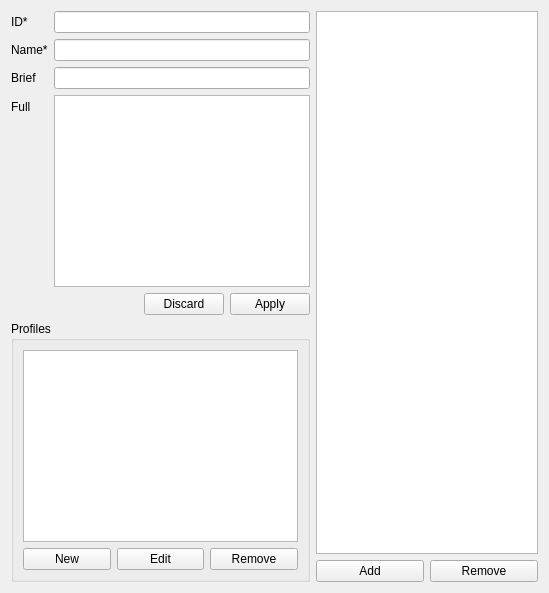
          <widget class="QWidget" name="race_wargearsTab">
           <attribute name="title">
            <string>Wargears</string>
           </attribute>
           <layout class="QHBoxLayout" name="horizontalLayout_7">
            <item>
             <layout class="QVBoxLayout" name="verticalLayout_7">
              <item>
               <layout class="QFormLayout" name="race_wargearForm">
                <property name="fieldGrowthPolicy">
                 <enum>QFormLayout::ExpandingFieldsGrow</enum>
                </property>
                <item row="0" column="0">
                 <widget class="QLabel" name="race_wargear_idLabel">
                  <property name="text">
                   <string>ID*</string>
                  </property>
                 </widget>
                </item>
                <item row="0" column="1">
                 <widget class="QLineEdit" name="race_wargear_idEdit"/>
                </item>
                <item row="1" column="0">
                 <widget class="QLabel" name="race_wargear_nameLabel">
                  <property name="text">
                   <string>Name*</string>
                  </property>
                 </widget>
                </item>
                <item row="1" column="1">
                 <widget class="QLineEdit" name="race_wargear_nameEdit"/>
                </item>
                <item row="2" column="0">
                 <widget class="QLabel" name="race_wargear_briefLabel">
                  <property name="text">
                   <string>Brief</string>
                  </property>
                 </widget>
                </item>
                <item row="2" column="1">
                 <widget class="QLineEdit" name="race_wargear_briefEdit"/>
                </item>
                <item row="3" column="0">
                 <widget class="QLabel" name="race_wargear_fullLabel">
                  <property name="text">
                   <string>Full</string>
                  </property>
                 </widget>
                </item>
                <item row="3" column="1">
                 <widget class="RefPlainTextEdit" name="race_wargear_fullEdit"/>
                </item>
               </layout>
              </item>
              <item>
               <widget class="QDialogButtonBox" name="race_wargearSaveBox">
                <property name="standardButtons">
                 <set>QDialogButtonBox::Apply|QDialogButtonBox::Discard</set>
                </property>
               </widget>
              </item>
              <item>
               <widget class="QGroupBox" name="race_wargear_profilesGroup">
                <property name="title">
                 <string>Profiles</string>
                </property>
                <layout class="QVBoxLayout" name="race_wargear_profileVBox">
                 <item>
                  <widget class="QListWidget" name="race_wargear_profileList"/>
                 </item>
                 <item>
                  <layout class="QHBoxLayout" name="race_wargear_profileActionBox">
                   <item>
                    <widget class="QPushButton" name="race_wargear_profileNewButton">
                     <property name="text">
                      <string>New</string>
                     </property>
                     <property name="icon">
                      <iconset resource="../../../libwar/resources/images.qrc">
                       <normaloff>:/icons/list-add.png</normaloff>:/icons/list-add.png</iconset>
                     </property>
                    </widget>
                   </item>
                   <item>
                    <widget class="QPushButton" name="race_wargear_profileEditButton">
                     <property name="text">
                      <string>Edit</string>
                     </property>
                     <property name="icon">
                      <iconset resource="../../../libwar/resources/images.qrc">
                       <normaloff>:/icons/document-edit.png</normaloff>:/icons/document-edit.png</iconset>
                     </property>
                    </widget>
                   </item>
                   <item>
                    <widget class="QPushButton" name="race_wargear_profileRemoveButton">
                     <property name="text">
                      <string>Remove</string>
                     </property>
                     <property name="icon">
                      <iconset resource="../../../libwar/resources/images.qrc">
                       <normaloff>:/icons/list-remove.png</normaloff>:/icons/list-remove.png</iconset>
                     </property>
                    </widget>
                   </item>
                  </layout>
                 </item>
                </layout>
               </widget>
              </item>
             </layout>
            </item>
            <item>
             <layout class="QVBoxLayout" name="race_wargearVBox">
              <item>
               <widget class="QListWidget" name="race_wargearList">
                <property name="sizePolicy">
                 <sizepolicy hsizetype="Maximum" vsizetype="Expanding">
                  <horstretch>0</horstretch>
                  <verstretch>0</verstretch>
                 </sizepolicy>
                </property>
                <property name="maximumSize">
                 <size>
                  <width>222</width>
                  <height>16777215</height>
                 </size>
                </property>
               </widget>
              </item>
              <item>
               <layout class="QHBoxLayout" name="race_wargearListActionBox">
                <item>
                 <widget class="QPushButton" name="race_wargearNewButton">
                  <property name="text">
                   <string>Add</string>
                  </property>
                  <property name="icon">
                   <iconset resource="../../../libwar/resources/images.qrc">
                    <normaloff>:/icons/list-add.png</normaloff>:/icons/list-add.png</iconset>
                  </property>
                 </widget>
                </item>
                <item>
                 <widget class="QPushButton" name="race_wargearRemoveButton">
                  <property name="text">
                   <string>Remove</string>
                  </property>
                  <property name="icon">
                   <iconset resource="../../../libwar/resources/images.qrc">
                    <normaloff>:/icons/list-remove.png</normaloff>:/icons/list-remove.png</iconset>
                  </property>
                 </widget>
                </item>
               </layout>
              </item>
             </layout>
            </item>
           </layout>
          </widget>
